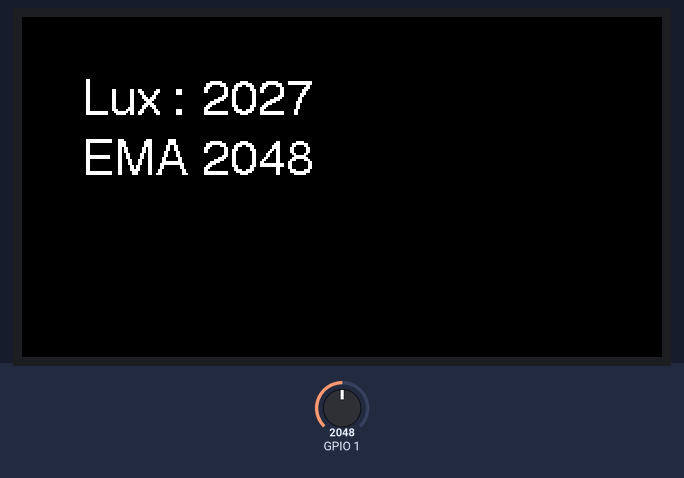
A program run on a simulated ESP32-S3. Parts: 320×170 colour display. The inputs (shaded band) are chosen by the test bench; at power-on: GPIO 1 = 2048. What the program prints to the serial monitor is not drawn.

Above: at 1.4 s.
1.5 s: GPIO 1 set to 2866
At 2.5 s:
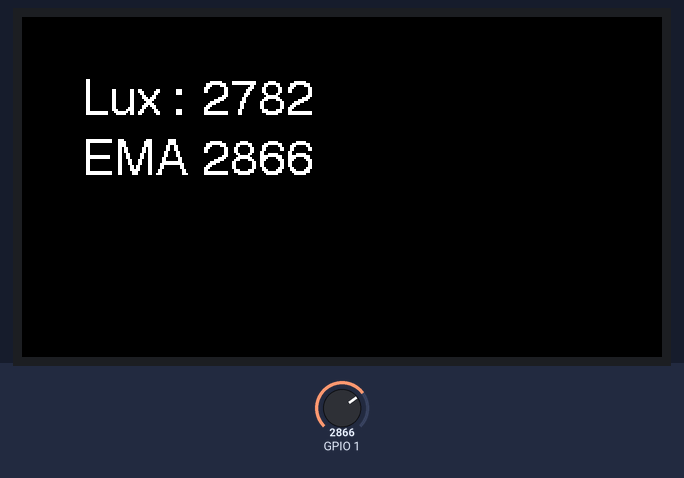
4.7 s: GPIO 1 set to 4095
At 5.5 s:
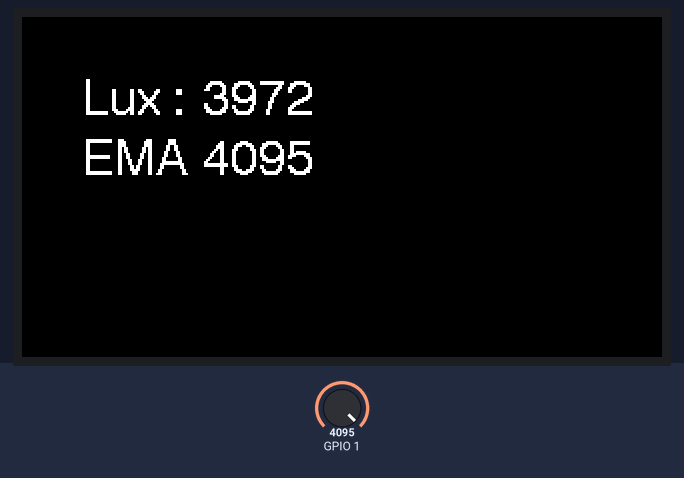
7.7 s: GPIO 1 set to 3603
At 10.6 s:
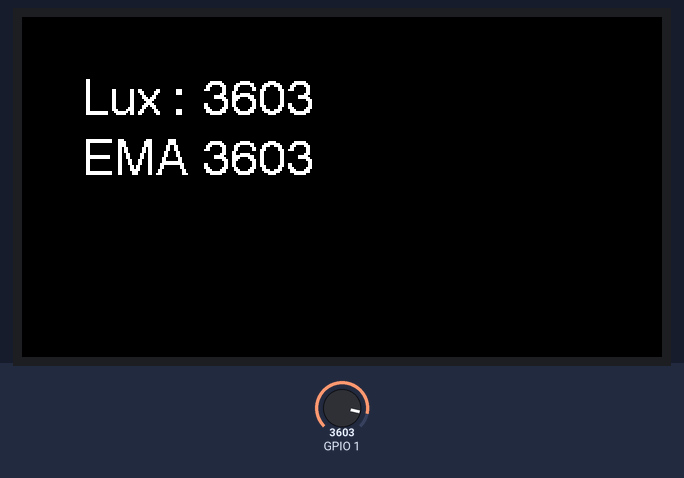
Timing chart, 0 to 12.1 s (numbered marks = the images above; inputs shaded):
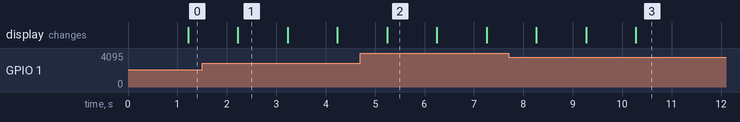

The program:

main.cpp
```cpp
#include <Arduino.h>
#include <TFT_eSPI.h>

TFT_eSPI tft = TFT_eSPI();
int x0 = 0;
float alpha = .9;
char buf[32];
char buf2[32];

void setup() {
    Serial.begin(115200);
    tft.init();
    tft.setRotation(1);
    tft.fillScreen(TFT_BLACK);
    tft.setTextColor(TFT_WHITE);
    tft.drawString("Lux :", 30, 30, 4);
    tft.drawString("EMA :", 30, 60, 4);
}

void loop() {
    int x1 = analogRead(1);
    x0 = x1 * alpha + (1 - alpha) * x0;

    tft.fillRect(90, 30, 120, 20, TFT_BLACK);
    tft.fillRect(90, 60, 120, 20, TFT_BLACK);
    sprintf(buf, "%d", x0);
    sprintf(buf2, "%d", x1);
    tft.drawString(buf, 90, 30, 4);
    tft.drawString(buf2, 90, 60, 4);
    Serial.printf("%d\t%d\n", x1, x0);
    delay(1000);
}
```

Measured:
- after the input at 4.7 s, the display: changes after 0.55 s (image 2)
- after the input at 7.7 s, the display: first changes after 0.57 s (image 3 shows a later state)
- what the display in image 1 shows lasts 1.0 s, from 2.2 s to 3.2 s
